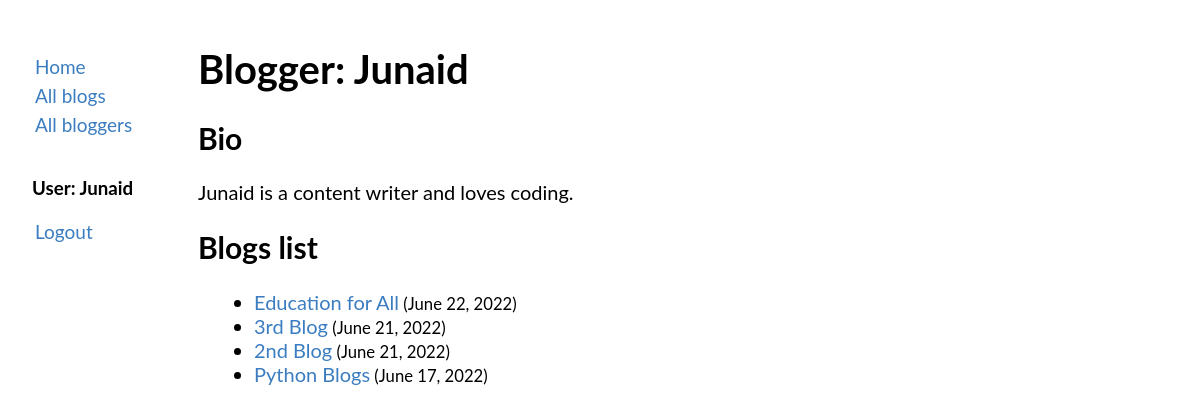
Page /blog/blogger/2/ (signed in) on the committed database.
### blog/models.py (models this page shows, shortened)
class BlogAuthor(models.Model):
    user = models.OneToOneField(User, on_delete=models.CASCADE, primary_key=True)
    author_name = models.CharField(max_length=200)
    author_bio = models.TextField()

class Blog(models.Model):
    author = models.ForeignKey(BlogAuthor, on_delete=models.CASCADE, related_name='blogs')
    blog_name = models.CharField(max_length=200)
    blog_desc = models.TextField()
    post_date = models.DateTimeField(auto_now_add=True)
    class Meta:
        ordering = ['-post_date']

### blog/views.py (the view)
# urls.py: path('blog/blogger/<int:pk>/', views.BloggersDetailView.as_view(), name='bloggersdetails'),
class BloggersDetailView(generic.DetailView):
    model = BlogAuthor
    template_name = 'blog/bloggersdetails.html'

### blog/templates/blog/bloggersdetails.html
{% extends "blog/base.html" %}
{% block content %}
<h1>Blogger: {{ blogauthor.author_name }}</h1>
<h2>Bio</h2>
{{ blogauthor.author_bio }}
<h2>Blogs list</h2>
<ul>
{% for x in blogauthor.blogs.all %}
    <li><a href="{% url 'blog:blogsdetails' x.id%}">{{ x.blog_name }}</a><small> ({{ x.post_date | date }})</small></li>
{% endfor %}
</ul>
{% endblock content %}

### blog/templates/blog/base.html (shortened to what this page needs)
<!DOCTYPE html>
<html lang="en">
<head>
</head>
<body>
<div class="sidenav">
<ul class="nb">
    <li><a href="{% url 'blog:index' %}">Home</a></li>
    <li><a href="{% url 'blog:blogs' %}">All blogs</a></li>
    <li><a href="{% url 'blog:bloggers' %}">All bloggers</a></li><br>
    {% if user.is_authenticated %}
        <h3>User: {{ user }}</h3>
    <li><a href="{% url 'logout'%}?next={{ request.path }}">Logout</a></li>
    {% else %}
   <li><a href="{% url 'login'%}?next={{ request.path }}">Login</a></li>
    {% endif %}
</ul>
</div>
<div class="main">
  {% block content %}{% endblock content %}
</div>
</body>
</html>

### rows in the picture
BlogAuthor: author_name "Junaid", author_bio "Junaid is a content writer and loves coding."
Blog: blog_name "Education for All", post_date "June 22, 2022"
Blog: blog_name "3rd Blog", post_date "June 21, 2022"
Blog: blog_name "2nd Blog", post_date "June 21, 2022"
Blog: blog_name "Python Blogs", post_date "June 17, 2022"

### other values in the picture
{{ user }} "Junaid"
